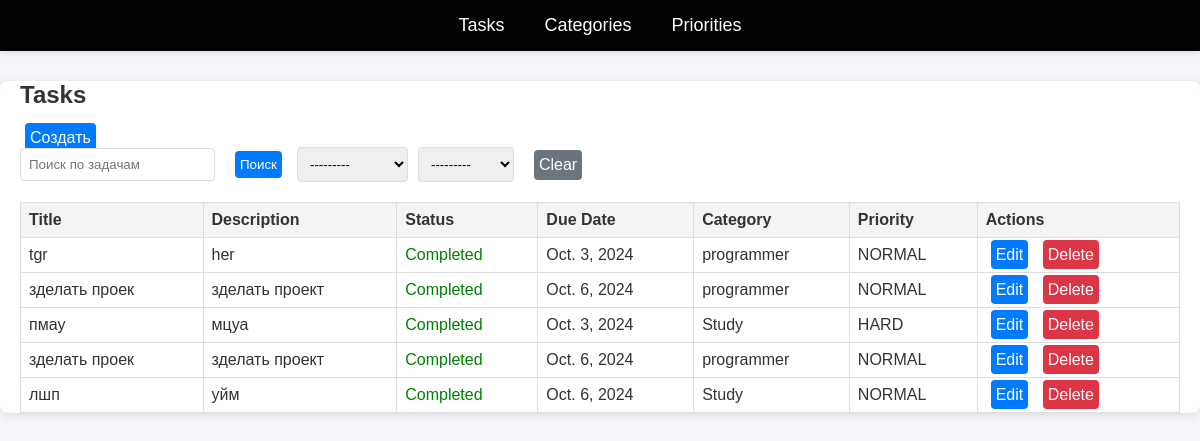
Page /task/ on the earlier database version.
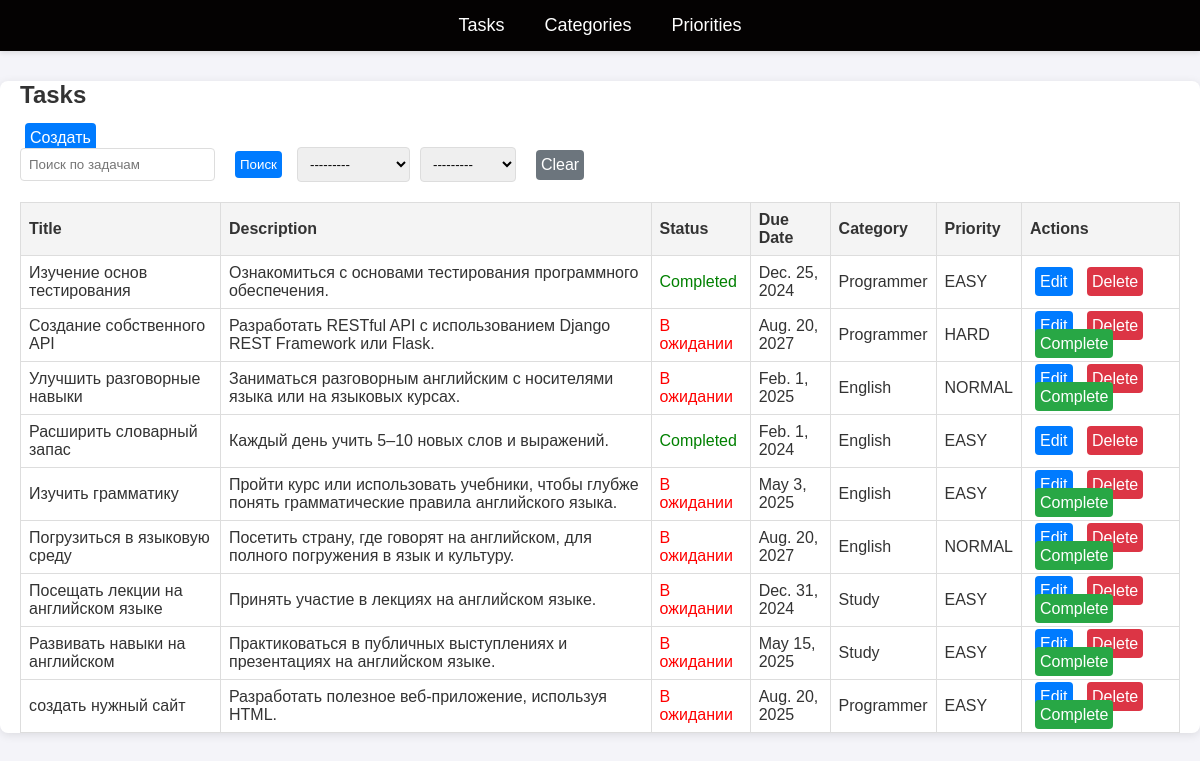
Same page on the later database version.
### task/models.py (models this page shows, shortened)
class Task(models.Model):
    title = models.CharField(max_length=200)
    description = models.TextField(null=True, blank=True)
    status = models.BooleanField(default=False)
    due_date = models.DateField()
    category = models.ForeignKey(
        Category,
        on_delete=models.CASCADE,
        related_name='tasks',
    )
    priority = models.ForeignKey(
        Priority,
        on_delete=models.CASCADE,
        related_name='tasks',
    )

class Category(models.Model):
    name = models.CharField(max_length=100)
    def __str__(self):
        return self.name

class Priority(models.Model):
    name = models.CharField(max_length=100)
    def __str__(self):
        return self.name

### task/views.py (the view, shortened to what this page needs)
# urls.py: path('', views.list_tasks, name='list-task'),
def list_tasks(request):
    today = timezone.now().date()
    form = TaskFilterForm(request.GET or None)
    tasks = Task.objects.all()
    return render(request, 'task/task_list.html', {
        'tasks': tasks,
        'today': today,
        'form': form,
    })

### task/forms.py
class TaskFilterForm(forms.Form):
    search_task = forms.CharField(
        required=False,
        label='Поиск',
        widget=forms.TextInput(attrs={'placeholder': 'Поиск по задачам'}),
    )
    category = forms.ModelChoiceField(
        queryset=Category.objects.all(),
        required=False,
        label='Категория',
    )
    priority = forms.ModelChoiceField(
        queryset=Priority.objects.all(),
        required=False,
        label='Приоритет',
    )

### templates/task/task_list.html (shortened to what this page needs)
{% extends 'base.html' %}
{% block content %}
    <div class="tasks-list">
        <h2>Tasks</h2>
        <a href="{% url 'create-task' %}" class="btn btn-primary" style="margin-bottom: 20px;">Создать</a>
        <form method="GET" id="filter-form" style="margin-bottom: 20px; display: flex; align-items: center;">
            <div style="display: flex; align-items: center; margin-right: 10px;">
                {{ form.search_task }}
                <button type="submit" class="btn btn-search" style="margin-left: 10px;">Поиск</button>
            </div>
            <div style="display: flex; align-items: center;">
                {{ form.category }}
                {{ form.priority }}
            </div>
            <a href="{% url 'list-task' %}" class="btn btn-clear" style="margin-left: 10px;">Clear</a>
        </form>
        {% if tasks %}
            <table>
                <thead>
                <tr>
                    <th>Title</th>
                    <th>Description</th>
                    <th>Status</th>
                    <th>Due Date</th>
                    <th>Category</th>
                    <th>Priority</th>
                    <th>Actions</th>
                </tr>
                </thead>
                <tbody>
                {% for task in tasks %}
                    <tr {% if task.due_date < today and not task.status %}style="background-color: #f8d7da;" {% endif %}>
                        <td>{{ task.title }}</td>
                        <td>{{ task.description|default:"Нет описания" }}</td>
                        <td>
                            {% if task.status %}
                                <span class="status-completed">Completed</span>
                            {% else %}
                                <span class="status-pending">В ожидании</span>
                            {% endif %}
                        </td>
                        <td>{{ task.due_date }}</td>
                        <td>{{ task.category.name }}</td>
                        <td>{{ task.priority.name }}</td>
                        <td>
                            <a href="{% url 'edit-task' task.id %}" class="btn btn-edit">Edit</a>
                            <a href="{% url 'delete-task' task.id %}" class="btn btn-delete"
                               onclick="return confirm('Are you sure you want to delete this task?');">Delete</a>
                            {% if not task.status and task.due_date >= today %}
                                <a href="{% url 'toggle-task-status' task.id %}" class="btn btn-complete">Complete</a>
                            {% endif %}
                        </td>
                    </tr>
                {% endfor %}
                </tbody>
            </table>
        {% else %}
            <p>No tasks available.</p>
        {% endif %}
    </div>
{% endblock content %}

### templates/base.html (shortened to what this page needs)
<!DOCTYPE html>
<html lang="en">
<head>
    <link rel="stylesheet" href="https://cdnjs.cloudflare.com/ajax/libs/font-awesome/6.0.0-beta3/css/all.min.css">
</head>
<body>
<header>
    <nav>
        <ul>
            <li><a href="{% url 'list-task' %}">Tasks</a></li>
            <li><a href="{% url 'list-categories' %}">Categories</a></li>
            <li><a href="{% url 'list-priorities' %}">Priorities</a></li>
        </ul>
    </nav>
</header>
<div class="container">
    {% block content %}
    {% endblock %}
</div>
</body>
</html>

### templates/base.html (style rules this page uses)
body { font-family: 'Verdana', sans-serif; margin: 0; padding: 0; background-color: #f4f4f9; color: #333; }
header { background-color: #040202; color: white; padding: 15px 30px; display: flex; justify-content: center; align-items: center; box-shadow: 0 2px 5px rgba(0, 0, 0, 0.1); }
nav ul { list-style: none; margin: 0; padding: 0; display: flex; }
nav ul li { margin: 0 20px; }
nav ul li a { color: white; text-decoration: none; font-size: 18px; transition: color 0.3s; }
.container { max-width: 1800px; margin: 30px auto; padding: 0 20px; background: white; border-radius: 8px; box-shadow: 0 2px 10px rgba(0, 0, 0, 0.1); }
h2 { font-size: 22px; margin-top: 20px; }
header { text-align: center; }
header nav ul { justify-content: center; display: flex; }

### templates/task/task_list.html (style rules this page uses)
.tasks-list h2 { font-size: 24px; margin-bottom: 20px; }
form { display: flex; align-items: center; margin-bottom: 20px; }
.btn-clear { background-color: #6c757d; color: white; padding: 8px 12px; border-radius: 4px; text-decoration: none; margin-left: 10px; }
input[type="text"], select { padding: 8px; border: 1px solid #ddd; border-radius: 4px; margin-right: 10px; }
button { padding: 8px 12px; border: none; border-radius: 4px; cursor: pointer; }
button.btn-search { background-color: #007bff; color: white; }
table { width: 100%; border-collapse: collapse; margin-bottom: 10px; }
table th, table td { border: 1px solid #ddd; padding: 8px; text-align: left; }
table th { background-color: #f4f4f4; }
.btn { text-decoration: none; padding: 6px 5px; color: white; border-radius: 4px; margin: 0 5px; }
.btn-primary { background-color: #007bff; }
.btn-edit { background-color: #007bff; }
.btn-delete { background-color: #dc3545; }
.btn-complete { background-color: #28a745; }
.status-completed { color: green; }
.status-pending { color: red; }

Differences in the rows shown:
removed Task: title "tgr", description "her", status "Completed", due_date "Oct. 3, 2024", category.name "programmer", priority.name "NORMAL"
removed Task: title "зделать проек", description "зделать проект", status "Completed", due_date "Oct. 6, 2024", category.name "programmer", priority.name "NORMAL"
removed Task: title "пмау", description "мцуа", status "Completed", due_date "Oct. 3, 2024", category.name "Study", priority.name "HARD"
removed Task: title "зделать проек", description "зделать проект", status "Completed", due_date "Oct. 6, 2024", category.name "programmer", priority.name "NORMAL"
removed Task: title "лшп", description "уйм", status "Completed", due_date "Oct. 6, 2024", category.name "Study", priority.name "NORMAL"
added Task: title "Изучение основ тестирования", description "Ознакомиться с основами тестирования программного обеспечения.", status "Completed", due_date "Dec. 25, 2024", category.name "Programmer", priority.name "EASY"
added Task: title "Создание собственного API", description "Разработать RESTful API с использованием Django REST Framework или Flask.", status "В ожидании", due_date "Aug. 20, 2027", category.name "Programmer", priority.name "HARD"
added Task: title "Улучшить разговорные навыки", description "Заниматься разговорным английским с носителями языка или на языковых курсах.", status "В ожидании", due_date "Feb. 1, 2025", category.name "English", priority.name "NORMAL"
added Task: title "Расширить словарный запас", description "Каждый день учить 5–10 новых слов и выражений.", status "Completed", due_date "Feb. 1, 2024", category.name "English", priority.name "EASY"
added Task: title "Изучить грамматику", description "Пройти курс или использовать учебники, чтобы глубже понять грамматические правила английского языка.", status "В ожидании", due_date "May 3, 2025", category.name "English", priority.name "EASY"
added Task: title "Погрузиться в языковую среду", description "Посетить страну, где говорят на английском, для полного погружения в язык и культуру.", status "В ожидании", due_date "Aug. 20, 2027", category.name "English", priority.name "NORMAL"
added Task: title "Посещать лекции на английском языке", description "Принять участие в лекциях на английском языке.", status "В ожидании", due_date "Dec. 31, 2024", category.name "Study", priority.name "EASY"
added Task: title "Развивать навыки на английском", description "Практиковаться в публичных выступлениях и презентациях на английском языке.", status "В ожидании", due_date "May 15, 2025", category.name "Study", priority.name "EASY"
added Task: title "создать нужный сайт", description "Разработать полезное веб-приложение, используя HTML.", status "В ожидании", due_date "Aug. 20, 2025", category.name "Programmer", priority.name "EASY"
